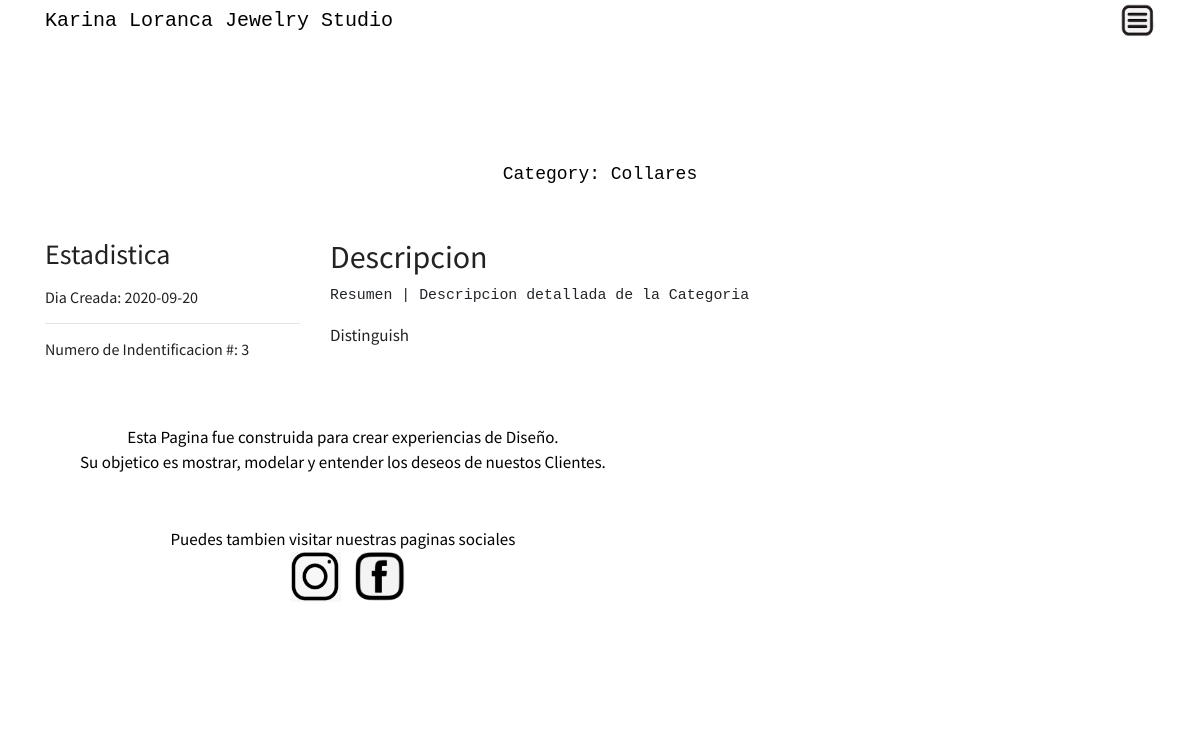
/category/3, run on an earlier commit of the app's database.
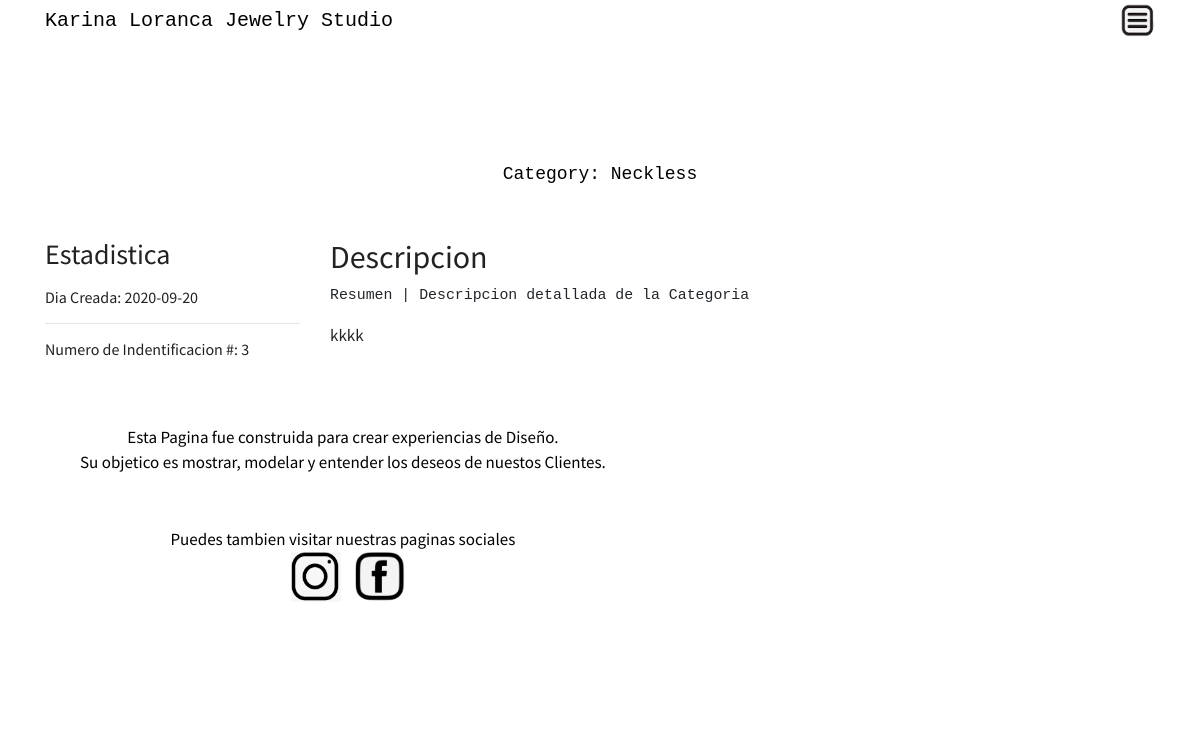
And on a later commit of the database.
### kl_designs/models.py (models this page shows, shortened)
class Category(db.Model):
    __table_args__ = {'extend_existing': True}
    id = db.Column(db.Integer, primary_key=True)
    category_name = db.Column(db.String(100), nullable=False)
    description = db.Column(db.String(100), nullable=False)
    image_file = db.Column(db.String(20), nullable=False, default='default.jpg')
    date_posted = db.Column(db.DateTime, nullable=False, default=datetime.utcnow)
    products = db.relationship('Product', backref='line', lazy=True)

### kl_designs/views/main/routes_main.py (the view)
@main.route("/category/<category_name>")
def product_category(category_name):
    category = Category.query.filter_by(category_name=category_name).first_or_404()
    products = Product.query.filter_by(line=category)
    return render_template('product/products.html', category=category,
                           products=products)

### kl_designs/views/categories/routes_categories.py (called while the page is built)
@categories.route("/category/<int:id>")
def category(id):
        category = Category.query.get_or_404(id)
        image_category = db.session.query(Category.image_file)
        return render_template('category/category_details.html', category=category, image_category=image_category)

### kl_designs/templates/category/category_details.html (shortened to what this page needs)
{% extends "main/layout.html" %}
{% block additional_css %}
<link rel="stylesheet" type="text/css" href="{{ url_for('static', filename='uxdes4.css') }}"/>
{% endblock %}
{% block main_content %}
        <div class="hero">
            <div class="sub-hero">
                Category:
                {{ category.category_name }}
            </div>
        </div>
        <div class="project-list container">
            <div class="row">
                <div class="col-sm-3 nav-sidebar-section">
                    <h3>Estadistica</h3>
                     <h6> Dia Creada: {{ category.date_posted.strftime('%Y-%m-%d') }}</h6>
                     <hr>
                    <h6> Numero de Indentificacion #: {{ category.id }} </h6>
                </div>
                <div class="col-sm-7">
                    <h2>Descripcion</h2>
                    <pre>Resumen | Descripcion detallada de la Categoria</pre>
                    <p class="summary">
                       {{ category.description }}
                    </p>
{% endblock main_content %}

What changed in the data, as far as the page shows it:
changed Category id 3: category_name "Collares" → "Neckless"; description "Distinguish" → "kkkk"
